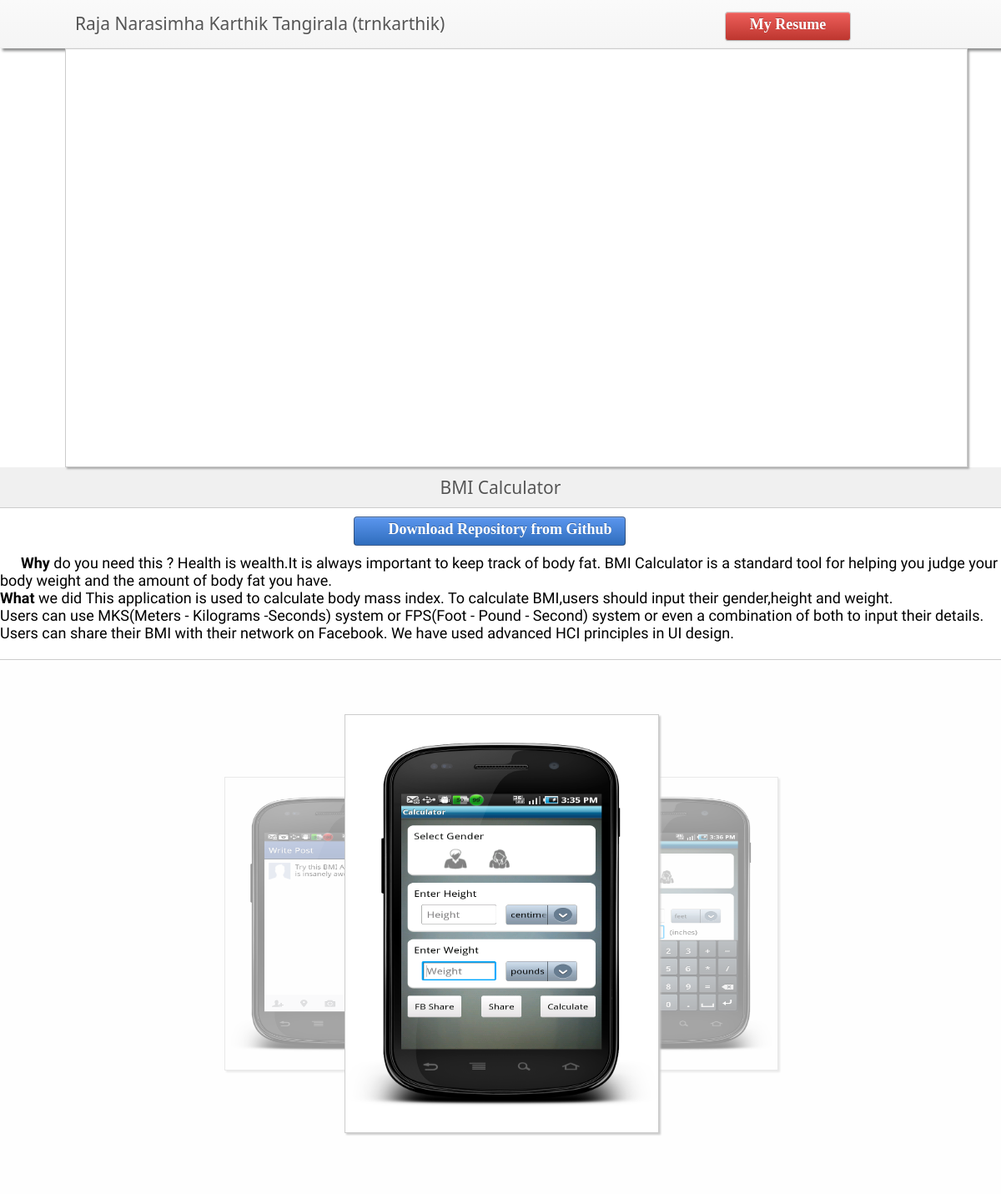
Screenshot of /project2.php?id=5 with the database file from the repository.
### tables this page shows
CREATE TABLE IF NOT EXISTS `projectdetails` (
  `ProjectID` int(11) NOT NULL AUTO_INCREMENT,
  `ProjectName` varchar(150) NOT NULL,
  `ProjectType` varchar(30) NOT NULL DEFAULT 'web',
  `ProjectRating` decimal(4,2) NOT NULL DEFAULT '5.00',
  `ProjectStartDate` date NOT NULL,
  `ProjectEndDate` date DEFAULT NULL,
  `ProjectTools` varchar(200) DEFAULT NULL,
  `ProjectDesc` text NOT NULL,
  `ProjectMiniDesc` varchar(200) NOT NULL,
  `ProjectCredits` varchar(1000) NOT NULL DEFAULT 'Project Credits',
  `ProjectURL` varchar(150) NOT NULL DEFAULT 'https://github.com/trnkarthik',
  `Visibility` tinyint(1) NOT NULL DEFAULT '1',
  PRIMARY KEY (`ProjectID`)
);

CREATE TABLE IF NOT EXISTS `projectimages` (
  `ProjectID` int(11) NOT NULL DEFAULT '0',
  `ImageID` int(11) NOT NULL AUTO_INCREMENT,
  `Visibility` tinyint(1) NOT NULL DEFAULT '1',
  PRIMARY KEY (`ProjectID`,`ImageID`),
  KEY `ImageID` (`ImageID`)
);

CREATE TABLE IF NOT EXISTS `imagedetails` (
  `ImageID` int(11) NOT NULL AUTO_INCREMENT,
  `ImageURL` varchar(150) NOT NULL DEFAULT 'images/1.png',
  `ImageDesc` varchar(350) NOT NULL,
  PRIMARY KEY (`ImageID`)
);

### project2.php (the view, shortened to what this page needs)
<!DOCTYPE HTML PUBLIC "-//W3C//DTD HTML 4.01//EN" "http://www.w3.org/TR/html4/strict.dtd">
  <html xmlns="http://www.w3.org/1999/xhtml">
  <head>
	<link rel="stylesheet" href="css/my_main_style.css">
	<link rel="stylesheet" type="text/css" href="css/products_support_for_quicksand.css" />
    <?php
        $id = (int)(mysql_real_escape_string($_GET['id']));
            $query = "select projectName,ProjectStartDate,ProjectEndDate,ProjectTools,ProjectDesc,ProjectURL,ProjectType
                        from projectDetails where projectID='$id'";
            $result = mysql_query($query);
            if(!$result){
                echo "Please try again";
            }
            else{
                $row = mysql_fetch_array($result);
                $projectName = $row[0];
                $projectDesc = $row[4];
            }
    ?>
</head>
<body>
        <div class="container">
		<?php include("includes/header2.php");?>
	</div>
<div id="my_work" class="section">
</div>
<div id="project_title">
    <a href="#">
    <?php echo $projectName;?>
    </a>
</div>
<div id="project_desc">
    <a href="#home" id="download_repository" class="btn_blue btn" style="float: right">
      Download Repository from Github
    </a>
    <?php echo $projectDesc;?>
</div>
<div id="project_media">
    <?php
        include("includes/carousel.php");
    ?>
</body>

### includes/carousel.php (shortened to what this page needs)
<div id="carousel">
			    <?php
			    $image_id_query = "select imageid from projectimages where projectid = $id and visibility=1";
			    $image_id_query_result = mysql_query($image_id_query);
			    if(!$image_id_query_result)
			    {
			         echo "Some error!Please reload the page.";
			    }
			    else{
				 $no_of_images = mysql_numrows($image_id_query_result);
			         if($no_of_images>0){
			         $i = 1;
			              while($image_row = mysql_fetch_array($image_id_query_result)){
				      $image_details_query = "select ImageURL,ImageDesc from ImageDetails where IMageID=$image_row[0]";
				      $image_details_result = mysql_query($image_details_query);
				      $image_details = mysql_fetch_array($image_details_result);
				      $url = $image_details[0];
				      $item_id = "item-".$i;
				      echo "<img src='$url' id='$item_id'/>";
				      $i++;
			              }
			         }
			         else{
			           echo "<center><br /><br /><br /><br /><br /><br /><br /><br /><br /><br /><h3>No Images Found</h3></center>";
			         }
			    }
			    ?>
			</div>
		</div>

### css/my_main_style.css (style rules this page uses)
#my_work { background: #FFF; position: relative; top: 0px; left: 6.5%; min-height: 500px; width: 90%; }
.section { border: 1px solid #CCC; -webkit-box-shadow: 2px 2px 2px rgba(124, 124, 124, 0.6); -moz-box-shadow: 2px 2px 2px rgba(124, 124, 124, 0.6); box-shadow: 2px 2px 2px rgba(124, 124, 124, 0.6); }
.btn { display: inline-block; padding: 4px 12px; margin-bottom: 0; font-size: 14px; line-height: 20px; text-align: center; vertical-align: middle; cursor: pointer; background-image: -moz-linear-gradient(top, #FFF, #E6E6E6); background-image: -o-linear-gradient(top, #FFF, #E6E6E6); background-repeat: repeat-x; filter: progid:DXImageTransform.Microsoft.gradient(startColorstr='#ffffffff', endColorstr='#ffe6e6e6', GradientType=0); border-color: #E6E6E6 #E6E6E6 #BFBFBF; border-color: rgba(0, 0, 0, 0.1) rgba(0, 0, 0, 0.1) rgba(0, 0, 0, 0.25); filter: progid:DXImageTransform.Microsoft.gradient(enabled = false); border: 1px solid #CCC; border-bottom-color: #B3B3B3; -webkit-border-radius: 4px; -moz-border-radius: 4px; border-radius: 4px; -webkit-box-shadow: inset 0 1px 0 rgba(255, 255, 255, .2), 0 1px 2px rgba(0, 0, 0, .05); -moz-box-shadow: inset 0 1px 0 rgba(255,255,255,.2), 0 1px 2px rgba(0,0,0,.05); box-shadow: inset 0 1px 0 rgba(255, 255, 255, .2), 0 1px 2px rgba(0, 0, 0, .05); }
.btn_blue { color: #FFF; text-shadow: 0 -1px 0 rgba(0, 0, 0, 0.25); background-color: #5B96EE; background-image: -moz-linear-gradient(top, #5B96EE, #2F6DBD); background-image: -webkit-gradient(linear, 0 0, 0 100%, from(#5B96EE), to(#2F6DBD)); background-image: -webkit-linear-gradient(top, #5B96EE, #2F6DBD); background-image: -o-linear-gradient(top, #5B96EE, #2F6DBD); background-image: linear-gradient(to bottom, #5B96EE, #2F6DBD); background-repeat: repeat-x; border-color: #BD362F #BD362F #802420; border-color: rgba(0, 0, 0, 0.1) rgba(0, 0, 0, 0.1) rgba(0, 0, 0, 0.25); font-weight: bold; }

### css/products_support_for_quicksand.css (style rules this page uses)
* { margin:0; padding:0; }
body { color:#000; font:14px/1.3 ; min-height: 930px; }
a, a:visited { text-decoration:none; outline:none; font-family: Calibri, Candara, Segoe, "Segoe UI", Optima, Arial, sans-serif; }
a { text-decoration: none; }

### project2.php (style rules this page uses)
body { font-family:Arial; font-size:12px; font-family: 'Open Sans Condensed','Arial Narrow', serif; font-weight: 400; }
#carousel { width:100%; border:0px solid #222; height:550px; position:relative; clear:both; overflow:hidden; margin-left: auto; margin-right: auto; }
#carousel img { visibility:hidden; cursor:pointer; background: white; border: 1px solid #ccc; -moz-box-shadow: 2px 2px 2px #ccc; -webkit-box-shadow: 2px 2px 2px #ccc; box-shadow: 2px 2px 2px #ccc; }
#project_title { text-align: center; font-size: 21px; background: rgba(197, 197, 197, 0.26); padding: 10px; border-bottom: 1px solid #CCC; font-family: Calibri, Candara, Segoe, "Segoe UI", Optima, Arial, sans-serif; font-weight: 400; text-shadow: rgba(255, 255, 255, 0.85) 0 0 3px; }
#project_desc { width: 100%; min-height: 80px; float: left; font-size: 18px; border-bottom: 1px solid #CCC; text-indent: 25px; }
#project_media { width: 100%; min-height: 600px; float: left; text-align: center; padding-top: 40px; margin-left: -1px; border-left: 1px solid rgba(185, 185, 185, 0.38); background: rgba(247, 247, 247, 0.12); }
a { color: #555; }
body { min-height: 0px; }
#download_repository { margin: 2px 37.5%; margin-bottom: 10px; margin-top: 10px; width: 25%; min-width: 180px; height: 25px; font-size: 18px; font-family: TimesNewRoman, "Times New Roman", Times, Baskerville, Georgia, serif; border: 1px solid rgba(32, 30, 30, 0.45); }

### rows the page displays
projectdetails: ProjectName "BMI Calculator", ProjectDesc "Why do you need this ? Health is wealth.It is always important to keep track of body fat. BMI Calculator is a standard tool for helping you judge your body weight and the amount of body fat you have. What we did This application is used to calculate body mass index. To calculate BMI,users should input their gender,height and weight. Users can use MKS(Meters - Kilograms -Seconds) system or FPS(Foot - Pound - Second) system or even a combination of both to input their details. Users can share their BMI with their network on Facebook. We have used advanced HCI principles in UI design."
projectimages: ImageID.ImageURL (picture)
projectimages: ImageID.ImageURL (picture)
projectimages: ImageID.ImageURL (picture)
